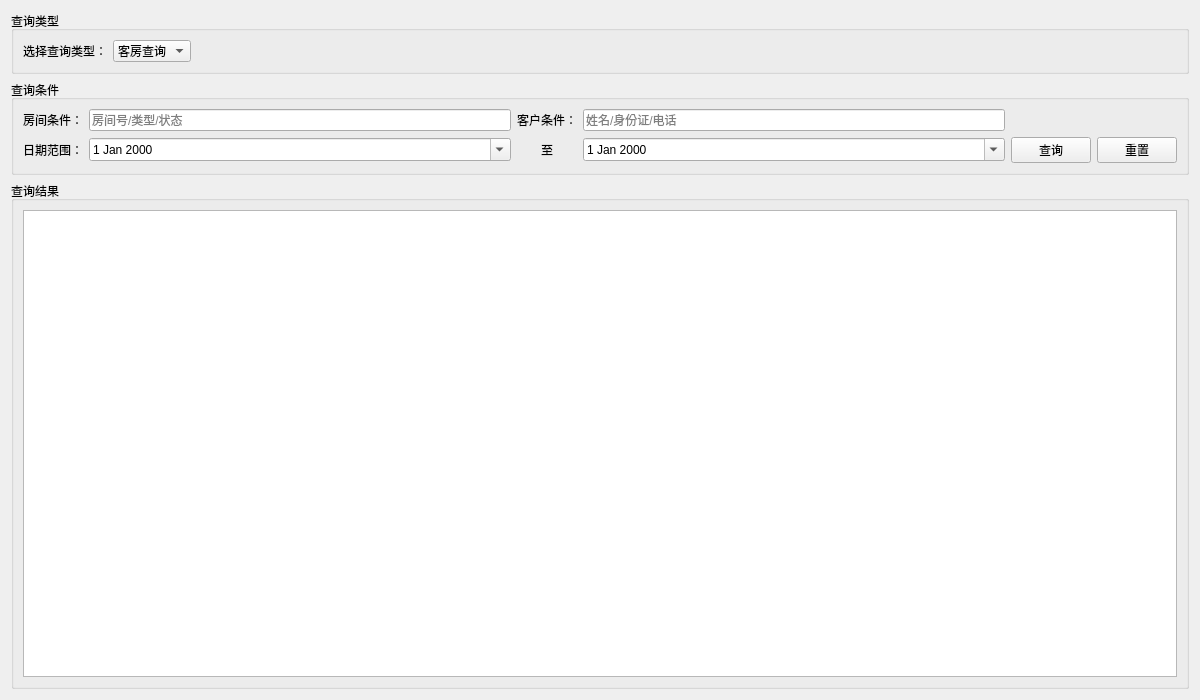
<?xml version="1.0" encoding="UTF-8"?>
<ui version="4.0">
 <class>QueryManagement</class>
 <widget class="QWidget" name="QueryManagement">
  <property name="geometry">
   <rect>
    <x>0</x>
    <y>0</y>
    <width>1200</width>
    <height>700</height>
   </rect>
  </property>
  <property name="windowTitle">
   <string>查询管理</string>
  </property>
  <layout class="QVBoxLayout" name="verticalLayout">
   <!-- 查询类型选择 -->
   <item>
    <widget class="QGroupBox" name="groupBox_queryType">
     <property name="title">
      <string>查询类型</string>
     </property>
     <layout class="QHBoxLayout" name="horizontalLayout_2">
      <item>
       <widget class="QLabel" name="label_queryType">
        <property name="text">
         <string>选择查询类型：</string>
        </property>
       </widget>
      </item>
      <item>
       <widget class="QComboBox" name="comboBox_queryType">
        <item>
         <property name="text">
          <string>客房查询</string>
         </property>
        </item>
        <item>
         <property name="text">
          <string>客户查询</string>
         </property>
        </item>
        <item>
         <property name="text">
          <string>预订查询</string>
         </property>
        </item>
       </widget>
      </item>
      <item>
       <spacer name="horizontalSpacer_2">
        <property name="orientation">
         <enum>Qt::Horizontal</enum>
        </property>
        <property name="sizeHint" stdset="0">
         <size>
          <width>40</width>
          <height>20</height>
         </size>
        </property>
       </spacer>
      </item>
     </layout>
    </widget>
   </item>
   
   <!-- 查询条件区域 -->
   <item>
    <widget class="QGroupBox" name="groupBox_conditions">
     <property name="title">
      <string>查询条件</string>
     </property>
     <layout class="QGridLayout" name="gridLayout">
      <!-- 房间条件 -->
      <item row="0" column="0">
       <widget class="QLabel" name="label_roomCondition">
        <property name="text">
         <string>房间条件：</string>
        </property>
       </widget>
      </item>
      <item row="0" column="1">
       <widget class="QLineEdit" name="lineEdit_roomCondition">
        <property name="placeholderText">
         <string>房间号/类型/状态</string>
        </property>
       </widget>
      </item>
      
      <!-- 客户条件 -->
      <item row="0" column="2">
       <widget class="QLabel" name="label_guestCondition">
        <property name="text">
         <string>客户条件：</string>
        </property>
       </widget>
      </item>
      <item row="0" column="3">
       <widget class="QLineEdit" name="lineEdit_guestCondition">
        <property name="placeholderText">
         <string>姓名/身份证/电话</string>
        </property>
       </widget>
      </item>
      
      <!-- 日期范围 -->
      <item row="1" column="0">
       <widget class="QLabel" name="label_dateRange">
        <property name="text">
         <string>日期范围：</string>
        </property>
       </widget>
      </item>
      <item row="1" column="1">
       <widget class="QDateEdit" name="dateEdit_start">
        <property name="calendarPopup">
         <bool>true</bool>
        </property>
       </widget>
      </item>
      <item row="1" column="2">
       <widget class="QLabel" name="label">
        <property name="text">
         <string>至</string>
        </property>
        <property name="alignment">
         <set>Qt::AlignCenter</set>
        </property>
       </widget>
      </item>
      <item row="1" column="3">
       <widget class="QDateEdit" name="dateEdit_end">
        <property name="calendarPopup">
         <bool>true</bool>
        </property>
       </widget>
      </item>
      
      <!-- 查询和重置按钮 -->
      <item row="1" column="4">
       <layout class="QHBoxLayout" name="horizontalLayout">
        <item>
         <widget class="QPushButton" name="pushButton_query">
          <property name="text">
           <string>查询</string>
          </property>
         </widget>
        </item>
        <item>
         <widget class="QPushButton" name="pushButton_reset">
          <property name="text">
           <string>重置</string>
          </property>
         </widget>
        </item>
       </layout>
      </item>
     </layout>
    </widget>
   </item>
   
   <!-- 查询结果表格 -->
   <item>
    <widget class="QGroupBox" name="groupBox_results">
     <property name="title">
      <string>查询结果</string>
     </property>
     <layout class="QVBoxLayout" name="verticalLayout_2">
      <item>
       <widget class="QTableWidget" name="tableWidget_results">
        <property name="alternatingRowColors">
         <bool>true</bool>
        </property>
        <property name="selectionMode">
         <enum>QAbstractItemView::SingleSelection</enum>
        </property>
        <property name="selectionBehavior">
         <enum>QAbstractItemView::SelectRows</enum>
        </property>
        <property name="showGrid">
         <bool>true</bool>
        </property>
        <property name="sortingEnabled">
         <bool>true</bool>
        </property>
        <attribute name="horizontalHeaderStretchLastSection">
         <bool>true</bool>
        </attribute>
       </widget>
      </item>
     </layout>
    </widget>
   </item>
  </layout>
 </widget>
 <resources/>
 <connections/>
</ui>
